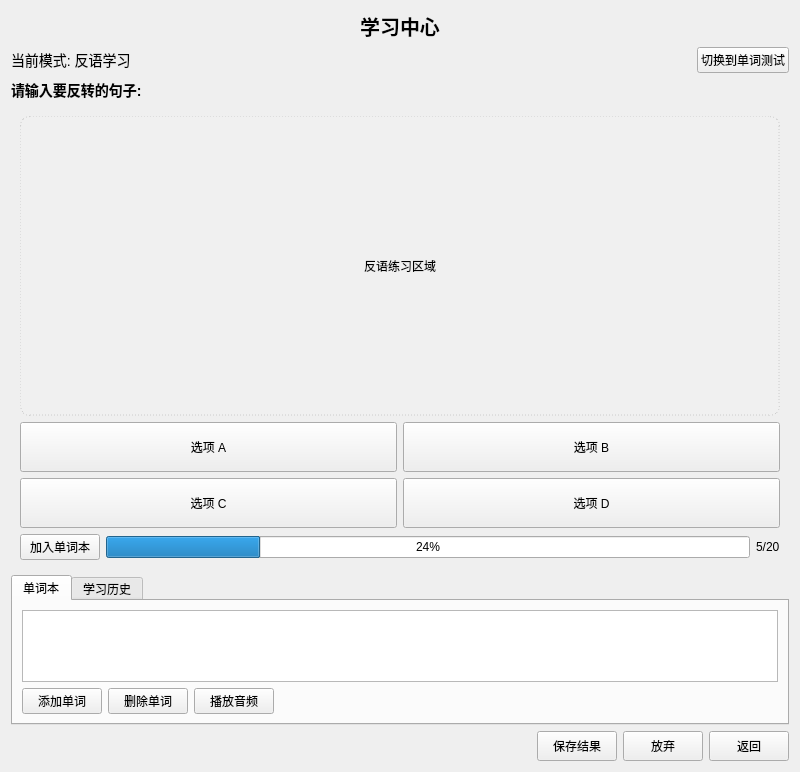
<?xml version="1.0" encoding="UTF-8"?>
<ui version="4.0">
 <class>Study</class>
 <widget class="QWidget" name="Study">
  <property name="geometry">
   <rect>
    <x>0</x>
    <y>0</y>
    <width>800</width>
    <height>600</height>
   </rect>
  </property>
  <layout class="QVBoxLayout" name="verticalLayout">
   <item>
    <widget class="QLabel" name="label">
     <property name="text">
      <string>学习中心</string>
     </property>
     <property name="alignment">
      <set>Qt::AlignCenter</set>
     </property>
     <property name="styleSheet">
      <string notr="true">font-size: 20px; font-weight: bold;</string>
     </property>
    </widget>
   </item>
   <item>
    <layout class="QHBoxLayout" name="horizontalLayout_2">
     <item>
      <widget class="QLabel" name="lbl_mode">
       <property name="text">
        <string>当前模式: 反语学习</string>
       </property>
       <property name="styleSheet">
        <string notr="true">font-size: 14px;</string>
       </property>
      </widget>
     </item>
     <item>
      <spacer name="horizontalSpacer">
       <property name="orientation">
        <enum>Qt::Horizontal</enum>
       </property>
       <property name="sizeHint" stdset="0">
        <size>
         <width>40</width>
         <height>20</height>
        </size>
       </property>
      </spacer>
     </item>
     <item>
      <widget class="QPushButton" name="btn_switch_mode">
       <property name="text">
        <string>切换到单词测试</string>
       </property>
      </widget>
     </item>
    </layout>
   </item>
   <item>
    <widget class="QLabel" name="lbl_question">
     <property name="text">
      <string>请输入要反转的句子:</string>
     </property>
     <property name="styleSheet">
      <string notr="true">font-size: 14px; font-weight: bold;</string>
     </property>
    </widget>
   </item>
   <item>
    <widget class="QWidget" name="widget_content" native="true">
     <layout class="QVBoxLayout" name="verticalLayout_2">
      <item>
       <widget class="QLabel" name="lbl_word_image">
        <property name="minimumSize">
         <size>
          <width>400</width>
          <height>300</height>
         </size>
        </property>
        <property name="styleSheet">
         <string notr="true">background-color: #F0F0F0;
border: 1px dashed #CCCCCC;
border-radius: 10px;</string>
        </property>
        <property name="text">
         <string>反语练习区域</string>
        </property>
        <property name="alignment">
         <set>Qt::AlignCenter</set>
        </property>
       </widget>
      </item>
      <item>
       <layout class="QGridLayout" name="gridLayout">
        <item row="0" column="0">
         <widget class="QPushButton" name="btn_option1">
          <property name="text">
           <string>选项 A</string>
          </property>
          <property name="minimumSize">
           <size>
            <width>150</width>
            <height>50</height>
           </size>
          </property>
          <property name="styleSheet">
           <string notr="true">font-size: 12px;</string>
          </property>
         </widget>
        </item>
        <item row="0" column="1">
         <widget class="QPushButton" name="btn_option2">
          <property name="text">
           <string>选项 B</string>
          </property>
          <property name="minimumSize">
           <size>
            <width>150</width>
            <height>50</height>
           </size>
          </property>
          <property name="styleSheet">
           <string notr="true">font-size: 12px;</string>
          </property>
         </widget>
        </item>
        <item row="1" column="0">
         <widget class="QPushButton" name="btn_option3">
          <property name="text">
           <string>选项 C</string>
          </property>
          <property name="minimumSize">
           <size>
            <width>150</width>
            <height>50</height>
           </size>
          </property>
          <property name="styleSheet">
           <string notr="true">font-size: 12px;</string>
          </property>
         </widget>
        </item>
        <item row="1" column="1">
         <widget class="QPushButton" name="btn_option4">
          <property name="text">
           <string>选项 D</string>
          </property>
          <property name="minimumSize">
           <size>
            <width>150</width>
            <height>50</height>
           </size>
          </property>
          <property name="styleSheet">
           <string notr="true">font-size: 12px;</string>
          </property>
         </widget>
        </item>
       </layout>
      </item>
      <item>
       <layout class="QHBoxLayout" name="horizontalLayout">
        <item>
         <widget class="QPushButton" name="btn_add_to_vocab">
          <property name="text">
           <string>加入单词本</string>
          </property>
         </widget>
        </item>
        <item>
         <widget class="QProgressBar" name="progressBar">
          <property name="value">
           <number>24</number>
          </property>
         </widget>
        </item>
        <item>
         <widget class="QLabel" name="lbl_counter">
          <property name="text">
           <string>5/20</string>
          </property>
         </widget>
        </item>
       </layout>
      </item>
     </layout>
    </widget>
   </item>
   <item>
    <widget class="QTabWidget" name="tabWidget">
     <property name="currentIndex">
      <number>0</number>
     </property>
     <widget class="QWidget" name="tab_vocab">
      <attribute name="title">
       <string>单词本</string>
      </attribute>
      <layout class="QVBoxLayout" name="verticalLayout_3">
       <item>
        <widget class="QListWidget" name="list_vocab">
         <property name="styleSheet">
          <string notr="true">font-size: 12px;</string>
         </property>
        </widget>
       </item>
       <item>
        <layout class="QHBoxLayout" name="horizontalLayout_3">
         <item>
          <widget class="QPushButton" name="btn_add_word">
           <property name="text">
            <string>添加单词</string>
           </property>
          </widget>
         </item>
         <item>
          <widget class="QPushButton" name="btn_remove_word">
           <property name="text">
            <string>删除单词</string>
           </property>
          </widget>
         </item>
         <item>
          <widget class="QPushButton" name="btn_play_audio">
           <property name="text">
            <string>播放音频</string>
           </property>
          </widget>
         </item>
         <item>
          <spacer name="horizontalSpacer_2">
           <property name="orientation">
            <enum>Qt::Horizontal</enum>
           </property>
           <property name="sizeHint" stdset="0">
            <size>
             <width>40</width>
             <height>20</height>
            </size>
           </property>
          </spacer>
         </item>
        </layout>
       </item>
      </layout>
     </widget>
     <widget class="QWidget" name="tab_history">
      <attribute name="title">
       <string>学习历史</string>
      </attribute>
      <layout class="QVBoxLayout" name="verticalLayout_4">
       <item>
        <widget class="QTableWidget" name="table_history">
         <row>
          <property name="text">
           <string>1</string>
          </property>
         </row>
         <column>
          <property name="text">
           <string>日期</string>
          </property>
         </column>
         <column>
          <property name="text">
           <string>类型</string>
          </property>
         </column>
         <column>
          <property name="text">
           <string>结果</string>
          </property>
         </column>
         <column>
          <property name="text">
           <string>用时</string>
          </property>
         </column>
        </widget>
       </item>
      </layout>
     </widget>
    </widget>
   </item>
   <item>
    <layout class="QHBoxLayout" name="horizontalLayout_4">
     <item>
      <spacer name="horizontalSpacer_3">
       <property name="orientation">
        <enum>Qt::Horizontal</enum>
       </property>
       <property name="sizeHint" stdset="0">
        <size>
         <width>40</width>
         <height>20</height>
        </size>
       </property>
      </spacer>
     </item>
     <item>
      <widget class="QPushButton" name="btn_save">
       <property name="text">
        <string>保存结果</string>
       </property>
       <property name="minimumSize">
        <size>
         <width>80</width>
         <height>30</height>
        </size>
       </property>
      </widget>
     </item>
     <item>
      <widget class="QPushButton" name="btn_abandon">
       <property name="text">
        <string>放弃</string>
       </property>
       <property name="minimumSize">
        <size>
         <width>80</width>
         <height>30</height>
        </size>
       </property>
      </widget>
     </item>
     <item>
      <widget class="QPushButton" name="btn_back">
       <property name="text">
        <string>返回</string>
       </property>
       <property name="minimumSize">
        <size>
         <width>80</width>
         <height>30</height>
        </size>
       </property>
      </widget>
     </item>
    </layout>
   </item>
  </layout>
 </widget>
 <resources/>
 <connections/>
</ui>
